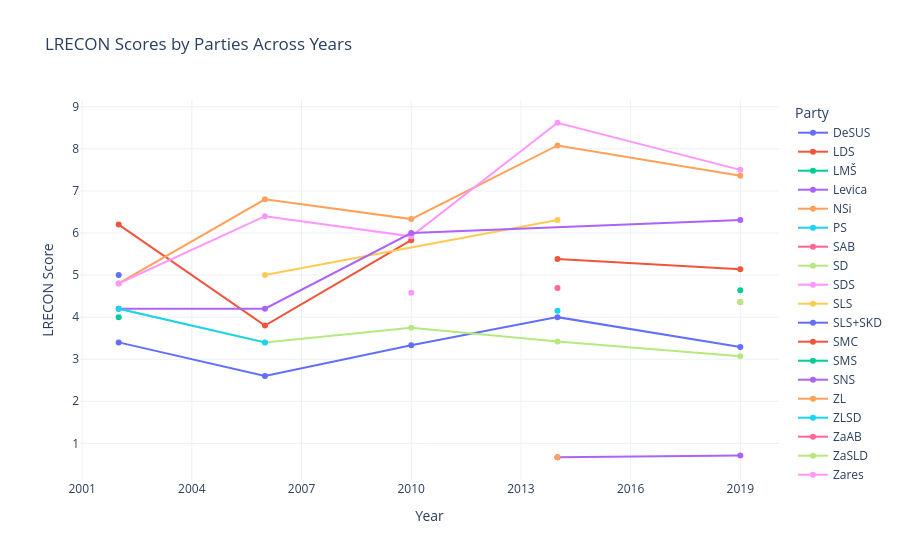

Notebook source saved alongside this figure:
### Code cell
fig = px.line(lrecon, x='year', y='lrecon', color='pm_id', 
              markers=True, title='LRECON Scores by Parties Across Years',
              labels={'year': 'Year', 'lrecon': 'LRECON Score', 'pm_id': 'Party'})

# Improve layout
fig.update_layout(
    xaxis=dict(tickmode='linear', dtick=3),  # Step of 3 for x-axis ticks
    yaxis_title='LRECON Score',
    legend_title='Party',
    template='plotly_white'
)

### Figure 1 — Plotly figure (JSON) as saved in the notebook; plotly's stock layout.template omitted (floating-point values rounded to 4 significant figures)
{"data": [{"hovertemplate": "Party=DeSUS<br>Year=%{x}<br>LRECON Score=%{y}<extra></extra>", "legendgroup": "DeSUS", "line": {"color": "#636efa", "dash": "solid"}, "marker": {"symbol": "circle"}, "mode": "lines+markers", "name": "DeSUS", "orientation": "v", "showlegend": true, "type": "scatter", "x": [2002, 2006, 2010, 2014, 2019], "xaxis": "x", "y": [3.4, 2.6, 3.33, 4.0, 3.29], "yaxis": "y"}, {"hovertemplate": "Party=LDS<br>Year=%{x}<br>LRECON Score=%{y}<extra></extra>", "legendgroup": "LDS", "line": {"color": "#EF553B", "dash": "solid"}, "marker": {"symbol": "circle"}, "mode": "lines+markers", "name": "LDS", "orientation": "v", "showlegend": true, "type": "scatter", "x": [2002, 2006, 2010], "xaxis": "x", "y": [6.2, 3.8, 5.83], "yaxis": "y"}, {"hovertemplate": "Party=LMŠ<br>Year=%{x}<br>LRECON Score=%{y}<extra></extra>", "legendgroup": "LMŠ", "line": {"color": "#00cc96", "dash": "solid"}, "marker": {"symbol": "circle"}, "mode": "lines+markers", "name": "LMŠ", "orientation": "v", "showlegend": true, "type": "scatter", "x": [2019], "xaxis": "x", "y": [4.64], "yaxis": "y"}, {"hovertemplate": "Party=Levica<br>Year=%{x}<br>LRECON Score=%{y}<extra></extra>", "legendgroup": "Levica", "line": {"color": "#ab63fa", "dash": "solid"}, "marker": {"symbol": "circle"}, "mode": "lines+markers", "name": "Levica", "orientation": "v", "showlegend": true, "type": "scatter", "x": [2014, 2019], "xaxis": "x", "y": [0.67, 0.71], "yaxis": "y"}, {"hovertemplate": "Party=NSi<br>Year=%{x}<br>LRECON Score=%{y}<extra></extra>", "legendgroup": "NSi", "line": {"color": "#FFA15A", "dash": "solid"}, "marker": {"symbol": "circle"}, "mode": "lines+markers", "name": "NSi", "orientation": "v", "showlegend": true, "type": "scatter", "x": [2002, 2006, 2010, 2014, 2019], "xaxis": "x", "y": [4.8, 6.8, 6.33, 8.08, 7.36], "yaxis": "y"}, {"hovertemplate": "Party=PS<br>Year=%{x}<br>LRECON Score=%{y}<extra></extra>", "legendgroup": "PS", "line": {"color": "#19d3f3", "dash": "solid"}, "marker": {"symbol": "circle"}, "mode": "lines+markers", "name": "PS", "orientation": "v", "showlegend": true, "type": "scatter", "x": [2014], "xaxis": "x", "y": [4.15], "yaxis": "y"}, {"hovertemplate": "Party=SAB<br>Year=%{x}<br>LRECON Score=%{y}<extra></extra>", "legendgroup": "SAB", "line": {"color": "#FF6692", "dash": "solid"}, "marker": {"symbol": "circle"}, "mode": "lines+markers", "name": "SAB", "orientation": "v", "showlegend": true, "type": "scatter", "x": [2019], "xaxis": "x", "y": [4.36], "yaxis": "y"}, {"hovertemplate": "Party=SD<br>Year=%{x}<br>LRECON Score=%{y}<extra></extra>", "legendgroup": "SD", "line": {"color": "#B6E880", "dash": "solid"}, "marker": {"symbol": "circle"}, "mode": "lines+markers", "name": "SD", "orientation": "v", "showlegend": true, "type": "scatter", "x": [2002, 2006, 2010, 2014, 2019], "xaxis": "x", "y": [4.2, 3.4, 3.75, 3.42, 3.07], "yaxis": "y"}, {"hovertemplate": "Party=SDS<br>Year=%{x}<br>LRECON Score=%{y}<extra></extra>", "legendgroup": "SDS", "line": {"color": "#FF97FF", "dash": "solid"}, "marker": {"symbol": "circle"}, "mode": "lines+markers", "name": "SDS", "orientation": "v", "showlegend": true, "type": "scatter", "x": [2002, 2006, 2010, 2014, 2019], "xaxis": "x", "y": [4.8, 6.4, 5.92, 8.62, 7.5], "yaxis": "y"}, {"hovertemplate": "Party=SLS<br>Year=%{x}<br>LRECON Score=%{y}<extra></extra>", "legendgroup": "SLS", "line": {"color": "#FECB52", "dash": "solid"}, "marker": {"symbol": "circle"}, "mode": "lines+markers", "name": "SLS", "orientation": "v", "showlegend": true, "type": "scatter", "x": [2006, 2014], "xaxis": "x", "y": [5.0, 6.31], "yaxis": "y"}, {"hovertemplate": "Party=SLS+SKD<br>Year=%{x}<br>LRECON Score=%{y}<extra></extra>", "legendgroup": "SLS+SKD", "line": {"color": "#636efa", "dash": "solid"}, "marker": {"symbol": "circle"}, "mode": "lines+markers", "name": "SLS+SKD", "orientation": "v", "showlegend": true, "type": "scatter", "x": [2002], "xaxis": "x", "y": [5.0], "yaxis": "y"}, {"hovertemplate": "Party=SMC<br>Year=%{x}<br>LRECON Score=%{y}<extra></extra>", "legendgroup": "SMC", "line": {"color": "#EF553B", "dash": "solid"}, "marker": {"symbol": "circle"}, "mode": "lines+markers", "name": "SMC", "orientation": "v", "showlegend": true, "type": "scatter", "x": [2014, 2019], "xaxis": "x", "y": [5.38, 5.14], "yaxis": "y"}, {"hovertemplate": "Party=SMS<br>Year=%{x}<br>LRECON Score=%{y}<extra></extra>", "legendgroup": "SMS", "line": {"color": "#00cc96", "dash": "solid"}, "marker": {"symbol": "circle"}, "mode": "lines+markers", "name": "SMS", "orientation": "v", "showlegend": true, "type": "scatter", "x": [2002], "xaxis": "x", "y": [4.0], "yaxis": "y"}, {"hovertemplate": "Party=SNS<br>Year=%{x}<br>LRECON Score=%{y}<extra></extra>", "legendgroup": "SNS", "line": {"color": "#ab63fa", "dash": "solid"}, "marker": {"symbol": "circle"}, "mode": "lines+markers", "name": "SNS", "orientation": "v", "showlegend": true, "type": "scatter", "x": [2002, 2006, 2010, 2019], "xaxis": "x", "y": [4.2, 4.2, 6.0, 6.31], "yaxis": "y"}, {"hovertemplate": "Party=ZL<br>Year=%{x}<br>LRECON Score=%{y}<extra></extra>", "legendgroup": "ZL", "line": {"color": "#FFA15A", "dash": "solid"}, "marker": {"symbol": "circle"}, "mode": "lines+markers", "name": "ZL", "orientation": "v", "showlegend": true, "type": "scatter", "x": [2014], "xaxis": "x", "y": [0.67], "yaxis": "y"}, {"hovertemplate": "Party=ZLSD<br>Year=%{x}<br>LRECON Score=%{y}<extra></extra>", "legendgroup": "ZLSD", "line": {"color": "#19d3f3", "dash": "solid"}, "marker": {"symbol": "circle"}, "mode": "lines+markers", "name": "ZLSD", "orientation": "v", "showlegend": true, "type": "scatter", "x": [2002, 2006], "xaxis": "x", "y": [4.2, 3.4], "yaxis": "y"}, {"hovertemplate": "Party=ZaAB<br>Year=%{x}<br>LRECON Score=%{y}<extra></extra>", "legendgroup": "ZaAB", "line": {"color": "#FF6692", "dash": "solid"}, "marker": {"symbol": "circle"}, "mode": "lines+markers", "name": "ZaAB", "orientation": "v", "showlegend": true, "type": "scatter", "x": [2014], "xaxis": "x", "y": [4.69], "yaxis": "y"}, {"hovertemplate": "Party=ZaSLD<br>Year=%{x}<br>LRECON Score=%{y}<extra></extra>", "legendgroup": "ZaSLD", "line": {"color": "#B6E880", "dash": "solid"}, "marker": {"symbol": "circle"}, "mode": "lines+markers", "name": "ZaSLD", "orientation": "v", "showlegend": true, "type": "scatter", "x": [2019], "xaxis": "x", "y": [4.36], "yaxis": "y"}, {"hovertemplate": "Party=Zares<br>Year=%{x}<br>LRECON Score=%{y}<extra></extra>", "legendgroup": "Zares", "line": {"color": "#FF97FF", "dash": "solid"}, "marker": {"symbol": "circle"}, "mode": "lines+markers", "name": "Zares", "orientation": "v", "showlegend": true, "type": "scatter", "x": [2010], "xaxis": "x", "y": [4.58], "yaxis": "y"}], "layout": {"legend": {"title": {"text": "Party"}, "tracegroupgap": 0}, "title": {"text": "LRECON Scores by Parties Across Years"}, "xaxis": {"anchor": "y", "domain": [0, 1], "dtick": 3, "tickmode": "linear", "title": {"text": "Year"}}, "yaxis": {"anchor": "x", "domain": [0, 1], "title": {"text": "LRECON Score"}}}}
